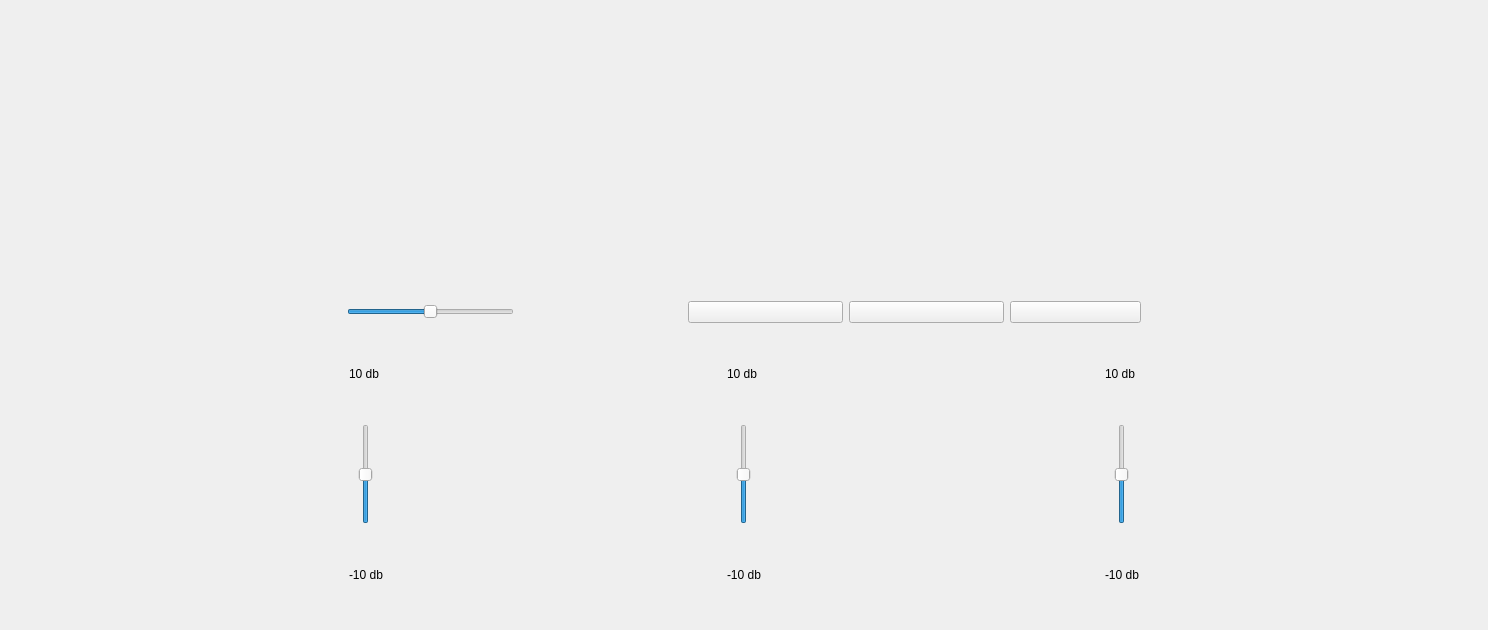
<?xml version="1.0" encoding="UTF-8"?>
<ui version="4.0">
 <class>Form</class>
 <widget class="QWidget" name="Form">
  <property name="geometry">
   <rect>
    <x>0</x>
    <y>0</y>
    <width>1488</width>
    <height>630</height>
   </rect>
  </property>
  <property name="windowTitle">
   <string>Form</string>
  </property>
  <layout class="QVBoxLayout" name="verticalLayout_5">
   <item>
    <layout class="QVBoxLayout" name="verticalLayout_4">
     <item>
      <layout class="QHBoxLayout" name="horizontalLayout">
       <item>
        <layout class="QHBoxLayout" name="player_layout">
         <item>
          <spacer name="verticalSpacer_2">
           <property name="orientation">
            <enum>Qt::Vertical</enum>
           </property>
           <property name="sizeHint" stdset="0">
            <size>
             <width>20</width>
             <height>97</height>
            </size>
           </property>
          </spacer>
         </item>
        </layout>
       </item>
       <item>
        <layout class="QHBoxLayout" name="spectogram_layout">
         <item>
          <spacer name="verticalSpacer">
           <property name="orientation">
            <enum>Qt::Vertical</enum>
           </property>
           <property name="sizeHint" stdset="0">
            <size>
             <width>20</width>
             <height>40</height>
            </size>
           </property>
          </spacer>
         </item>
        </layout>
       </item>
      </layout>
     </item>
     <item>
      <layout class="QHBoxLayout" name="horizontalLayout_4">
       <item>
        <spacer name="horizontalSpacer_6">
         <property name="orientation">
          <enum>Qt::Horizontal</enum>
         </property>
         <property name="sizeHint" stdset="0">
          <size>
           <width>24</width>
           <height>20</height>
          </size>
         </property>
        </spacer>
       </item>
       <item>
        <spacer name="horizontalSpacer_9">
         <property name="orientation">
          <enum>Qt::Horizontal</enum>
         </property>
         <property name="sizeHint" stdset="0">
          <size>
           <width>40</width>
           <height>20</height>
          </size>
         </property>
        </spacer>
       </item>
       <item>
        <widget class="QSlider" name="Volume_slider">
         <property name="minimumSize">
          <size>
           <width>160</width>
           <height>0</height>
          </size>
         </property>
         <property name="maximumSize">
          <size>
           <width>237</width>
           <height>16777215</height>
          </size>
         </property>
         <property name="cursor">
          <cursorShape>ClosedHandCursor</cursorShape>
         </property>
         <property name="minimum">
          <number>-5</number>
         </property>
         <property name="maximum">
          <number>5</number>
         </property>
         <property name="singleStep">
          <number>0</number>
         </property>
         <property name="value">
          <number>0</number>
         </property>
         <property name="orientation">
          <enum>Qt::Horizontal</enum>
         </property>
        </widget>
       </item>
       <item>
        <layout class="QHBoxLayout" name="SpeakerIcon"/>
       </item>
       <item>
        <spacer name="horizontalSpacer_7">
         <property name="orientation">
          <enum>Qt::Horizontal</enum>
         </property>
         <property name="sizeHint" stdset="0">
          <size>
           <width>40</width>
           <height>20</height>
          </size>
         </property>
        </spacer>
       </item>
       <item>
        <widget class="QPushButton" name="Start_button">
         <property name="minimumSize">
          <size>
           <width>155</width>
           <height>0</height>
          </size>
         </property>
         <property name="maximumSize">
          <size>
           <width>100000</width>
           <height>16777215</height>
          </size>
         </property>
         <property name="cursor">
          <cursorShape>PointingHandCursor</cursorShape>
         </property>
         <property name="text">
          <string/>
         </property>
        </widget>
       </item>
       <item>
        <widget class="QPushButton" name="Stop_button">
         <property name="minimumSize">
          <size>
           <width>155</width>
           <height>0</height>
          </size>
         </property>
         <property name="maximumSize">
          <size>
           <width>100000</width>
           <height>16777215</height>
          </size>
         </property>
         <property name="cursor">
          <cursorShape>PointingHandCursor</cursorShape>
         </property>
         <property name="text">
          <string/>
         </property>
        </widget>
       </item>
       <item>
        <widget class="QPushButton" name="Raply_button">
         <property name="minimumSize">
          <size>
           <width>131</width>
           <height>0</height>
          </size>
         </property>
         <property name="maximumSize">
          <size>
           <width>100</width>
           <height>16777215</height>
          </size>
         </property>
         <property name="cursor">
          <cursorShape>PointingHandCursor</cursorShape>
         </property>
         <property name="styleSheet">
          <string notr="true"/>
         </property>
         <property name="text">
          <string/>
         </property>
        </widget>
       </item>
       <item>
        <spacer name="horizontalSpacer_8">
         <property name="orientation">
          <enum>Qt::Horizontal</enum>
         </property>
         <property name="sizeHint" stdset="0">
          <size>
           <width>40</width>
           <height>20</height>
          </size>
         </property>
        </spacer>
       </item>
       <item>
        <spacer name="horizontalSpacer_5">
         <property name="orientation">
          <enum>Qt::Horizontal</enum>
         </property>
         <property name="sizeHint" stdset="0">
          <size>
           <width>40</width>
           <height>20</height>
          </size>
         </property>
        </spacer>
       </item>
      </layout>
     </item>
     <item>
      <layout class="QHBoxLayout" name="horizontalLayout_5">
       <item>
        <spacer name="horizontalSpacer">
         <property name="orientation">
          <enum>Qt::Horizontal</enum>
         </property>
         <property name="sizeHint" stdset="0">
          <size>
           <width>40</width>
           <height>20</height>
          </size>
         </property>
        </spacer>
       </item>
       <item>
        <layout class="QVBoxLayout" name="verticalLayout">
         <item>
          <layout class="QHBoxLayout" name="SnareIcon"/>
         </item>
         <item>
          <widget class="QLabel" name="label">
           <property name="text">
            <string>10 db</string>
           </property>
          </widget>
         </item>
         <item alignment="Qt::AlignHCenter">
          <widget class="QSlider" name="Drum_slider">
           <property name="minimumSize">
            <size>
             <width>0</width>
             <height>100</height>
            </size>
           </property>
           <property name="maximumSize">
            <size>
             <width>16777215</width>
             <height>100</height>
            </size>
           </property>
           <property name="cursor">
            <cursorShape>ClosedHandCursor</cursorShape>
           </property>
           <property name="minimum">
            <number>-10</number>
           </property>
           <property name="maximum">
            <number>10</number>
           </property>
           <property name="orientation">
            <enum>Qt::Vertical</enum>
           </property>
          </widget>
         </item>
         <item>
          <widget class="QLabel" name="label_2">
           <property name="text">
            <string>-10 db</string>
           </property>
          </widget>
         </item>
        </layout>
       </item>
       <item>
        <spacer name="horizontalSpacer_3">
         <property name="orientation">
          <enum>Qt::Horizontal</enum>
         </property>
         <property name="sizeHint" stdset="0">
          <size>
           <width>40</width>
           <height>26</height>
          </size>
         </property>
        </spacer>
       </item>
       <item>
        <layout class="QVBoxLayout" name="verticalLayout_2">
         <item>
          <layout class="QHBoxLayout" name="PianoIcon"/>
         </item>
         <item>
          <widget class="QLabel" name="label_3">
           <property name="text">
            <string>10 db</string>
           </property>
          </widget>
         </item>
         <item alignment="Qt::AlignHCenter">
          <widget class="QSlider" name="Piano_slider">
           <property name="minimumSize">
            <size>
             <width>0</width>
             <height>0</height>
            </size>
           </property>
           <property name="maximumSize">
            <size>
             <width>16777215</width>
             <height>100</height>
            </size>
           </property>
           <property name="cursor">
            <cursorShape>ClosedHandCursor</cursorShape>
           </property>
           <property name="minimum">
            <number>-10</number>
           </property>
           <property name="maximum">
            <number>10</number>
           </property>
           <property name="orientation">
            <enum>Qt::Vertical</enum>
           </property>
          </widget>
         </item>
         <item>
          <widget class="QLabel" name="label_4">
           <property name="text">
            <string>-10 db</string>
           </property>
          </widget>
         </item>
        </layout>
       </item>
       <item>
        <spacer name="horizontalSpacer_4">
         <property name="orientation">
          <enum>Qt::Horizontal</enum>
         </property>
         <property name="sizeHint" stdset="0">
          <size>
           <width>40</width>
           <height>20</height>
          </size>
         </property>
        </spacer>
       </item>
       <item>
        <layout class="QVBoxLayout" name="verticalLayout_3">
         <item>
          <layout class="QHBoxLayout" name="PiccoloIcon"/>
         </item>
         <item>
          <widget class="QLabel" name="label_6">
           <property name="text">
            <string>10 db</string>
           </property>
          </widget>
         </item>
         <item alignment="Qt::AlignHCenter">
          <widget class="QSlider" name="Piccolo_slider">
           <property name="maximumSize">
            <size>
             <width>16777215</width>
             <height>100</height>
            </size>
           </property>
           <property name="cursor">
            <cursorShape>ClosedHandCursor</cursorShape>
           </property>
           <property name="minimum">
            <number>-10</number>
           </property>
           <property name="maximum">
            <number>10</number>
           </property>
           <property name="orientation">
            <enum>Qt::Vertical</enum>
           </property>
          </widget>
         </item>
         <item>
          <widget class="QLabel" name="label_5">
           <property name="text">
            <string>-10 db</string>
           </property>
          </widget>
         </item>
        </layout>
       </item>
       <item>
        <spacer name="horizontalSpacer_2">
         <property name="orientation">
          <enum>Qt::Horizontal</enum>
         </property>
         <property name="sizeHint" stdset="0">
          <size>
           <width>40</width>
           <height>20</height>
          </size>
         </property>
        </spacer>
       </item>
      </layout>
     </item>
    </layout>
   </item>
  </layout>
 </widget>
 <resources/>
 <connections/>
</ui>
